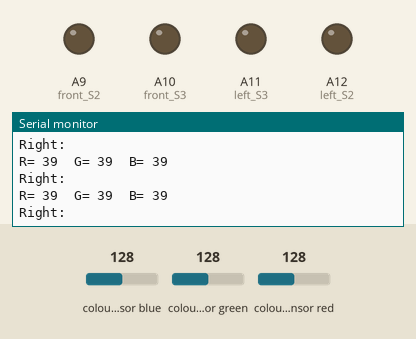
This sketch was run on a simulated Arduino Mega 2560, built with avr-gcc and run on an emulated ATmega2560. Shown: output pins drawn as LEDs (lit = HIGH), the last lines printed to the serial monitor. Wiring (inferred from the names in the program): TCS3200 colour sensor: output A15; S2 A8; S3 A7. Inputs (shaded band) come from the test bench; at power-on: colour sensor blue 128, colour sensor green 128, colour sensor red 128. Pins used as bus, display or sensor lines are not drawn.

Above: at 1.2 s.
1.3 s: colour sensor blue set to 5
At 2.2 s:
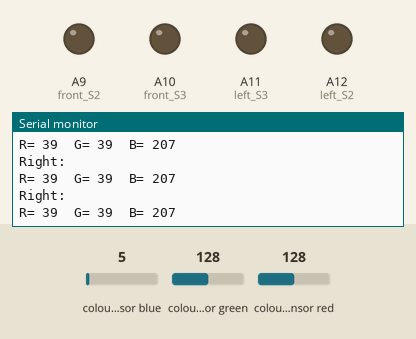
4.3 s: colour sensor green set to 5
At 4.9 s:
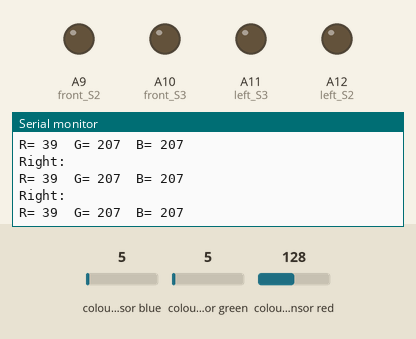

Measured:
- after the input at 1.3 s, the serial monitor: prints a new line after 0.07 s (image 1)
- after the input at 4.3 s, the serial monitor: prints a new line after 0.09 s (image 2)

The sketch:

colorSensor.ino
```cpp
/*
Author: Saad Ur Rehman
Email: saad.ur.rehman77@gmail.com
*/

unsigned int front_sensorOut = A14;
unsigned int front_S2 = A9;
unsigned int front_S3 = A10;

unsigned int left_sensorOut = A13;
unsigned int left_S2 = A12;
unsigned int left_S3 = A11;

unsigned int right_sensorOut = A15;
unsigned int right_S2 = A8;
unsigned int right_S3 = A7;

int frequency = 0;

void setup() {
  pinMode(front_S2, OUTPUT);
  pinMode(front_S3, OUTPUT);
  pinMode(front_sensorOut, INPUT);

  pinMode(right_S2, OUTPUT);
  pinMode(right_S3, OUTPUT);
  pinMode(right_sensorOut, INPUT);

  pinMode(left_S2, OUTPUT);
  pinMode(left_S3, OUTPUT);
  pinMode(left_sensorOut, INPUT);

  Serial.begin(9600);
}

void loop() {

  // Setting red filtered photodiodes to be read


  Serial.println("Right: ");
  digitalWrite(right_S2, LOW);
  digitalWrite(right_S3, LOW);
  // Reading the output frequency
  frequency = pulseIn(right_sensorOut, LOW);
  // Printing the value on the serial monitor
  Serial.print("R= ");//printing name
  Serial.print(frequency);//printing RED color frequency
  Serial.print("  ");

  // Setting Green filtered photodiodes to be read
  digitalWrite(right_S2, HIGH);
  digitalWrite(right_S3, HIGH);
  // Reading the output frequency
  frequency = pulseIn(right_sensorOut, LOW);
  // Printing the value on the serial monitor
  Serial.print("G= ");//printing name
  Serial.print(frequency);//printing RED color frequency
  Serial.print("  ");

  // Setting Blue filtered photodiodes to be read
  digitalWrite(right_S2, LOW);
  digitalWrite(right_S3, HIGH);
  // Reading the output frequency
  frequency = pulseIn(right_sensorOut, LOW);
  // Printing the value on the serial monitor
  Serial.print("B= ");//printing name
  Serial.print(frequency);//printing RED color frequency
  Serial.println("  ");


}
```
